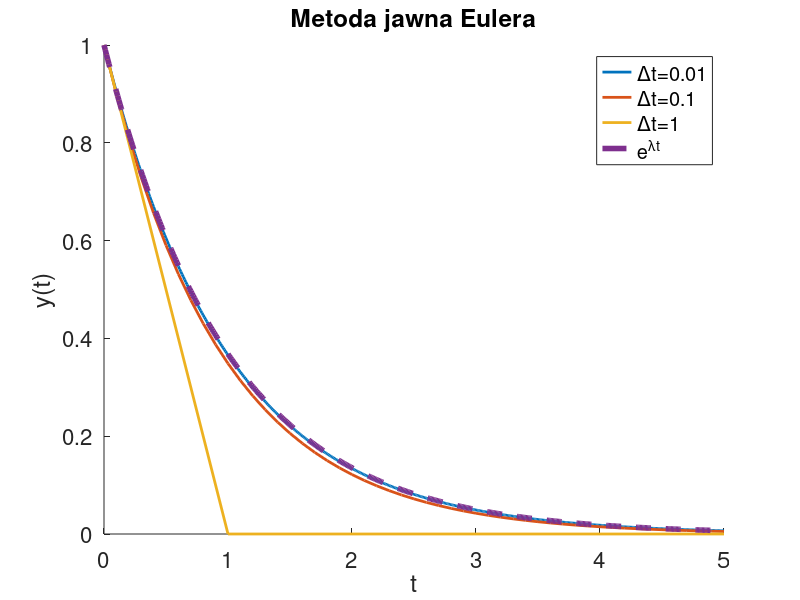
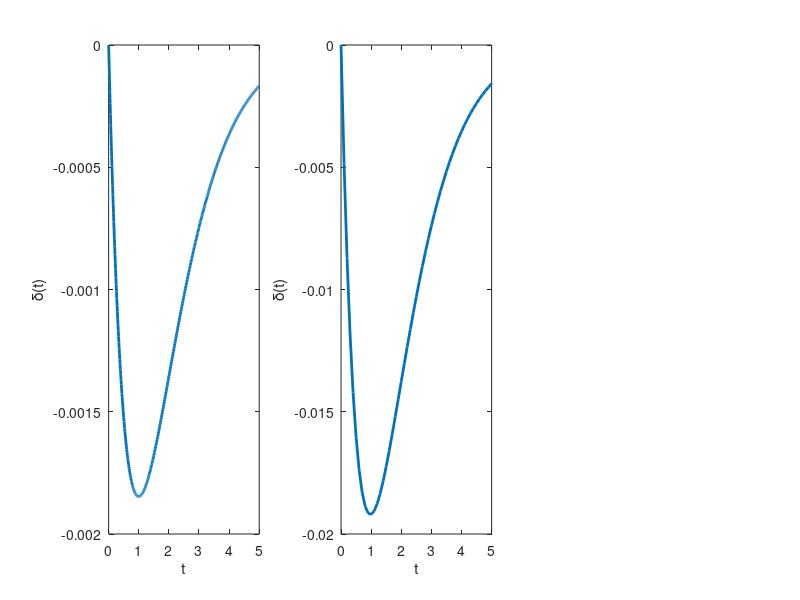

Write the MATLAB code that produced these figures, in order. (Note: this script raises an error after producing the figures.)
clear; %czysci wszystkie zmienne w srodowisku itp
clc; %czysci konsole
clf; %clear figure
close all; %zamyka wszystkie podokna

tmin = 0;
tmax = 5;
dt1 = 0.01;
dt2 = 0.1;
dt3 = 1;
n1 = ((tmax - tmin) / dt1) + 1;
n2 = ((tmax - tmin) / dt2) + 1;
n3 = ((tmax - tmin) / dt3) + 1;

t = linspace(0, 5, n1);
t2 = linspace(0, 5, n2);
t3 = linspace(0, 5, n3);

y = zeros(1, n1); y(1) = 1;
y2 = zeros(1, n2); y2(1) = 1;
y3 = zeros(1, n3); y3(1) = 1;

lambda = -1;
f = @(y, i)(lambda * y(i));

for i = 2 : n1
    y(i) = y(i-1) + dt1 * f(y, i-1);
end
for i = 2 : n2
    y2(i) = y2(i-1) + dt2 * f(y2, i-1);
end
for i = 2 : n3
    y3(i) = y3(i-1) + dt3 * f(y3, i-1);
end

figure;
title('Metoda jawna Eulera', 'FontSize', 16);
hold on;
plot(t, y, '-', 'LineWidth', 2);
plot(t2, y2, '-', 'LineWidth', 2);
plot(t3, y3, '-', 'LineWidth', 2);
plot(t, exp(lambda * t), '--', 'LineWidth', 4);
xlabel('t');
ylabel('y(t)');
legend('\Deltat=0.01', '\Deltat=0.1', '\Deltat=1', 'e^\lambda^t', 'FontSize',16);
set(gca,'FontSize',16);
hold off;

figure;
subplot(1, 3, 1);
plot(t, y - exp(lambda * t), '-', 'LineWidth', 2);
xlabel('t');
ylabel('\delta(t)');
subplot(1, 3, 2);
plot(t2, y2 - exp(lambda * t2), '-', 'LineWidth', 2);
xlabel('t');
ylabel('\delta(t)');
sgtitle('Blad globalny \delta(t) = y_{num}(t) - y_{dok}(t)', 'FontSize', 16);
subplot(1, 3, 3);
plot(t3, y3 - exp(lambda * t3), '-', 'LineWidth', 2);
xlabel('t');
ylabel('\delta(t)');

T1 = table(t', y', (y - exp(lambda*t))');
T2 = table(t2', y2', (y2 - exp(lambda*t2))');
T3 = table(t3', y3', (y3 - exp(lambda*t3))');
writetable(T1, 'eulerd1.txt', 'Delimiter',' ', 'WriteVariableNames', false);
writetable(T1, 'eulerd2.txt', 'Delimiter',' ', 'WriteVariableNames', false);
writetable(T1, 'eulerd3.txt', 'Delimiter',' ', 'WriteVariableNames', false);

% RK2

k1 = @(y, i)(f(y, i));
k2 = @(y, i, dt)(lambda*(y(i) + dt*k1(y, i)));

for i = 2 : n1
    y(i) = y(i-1) + dt1/2 * (k1(y, i-1) + k2(y, i-1, dt1));
end
for i = 2 : n2
    y2(i) = y2(i-1) + dt2/2 * (k1(y2, i-1) + k2(y2, i-1, dt2));
end
for i = 2 : n3
    y3(i) = y3(i-1) + dt3/2 * (k1(y3, i-1) + k2(y3, i-1, dt3));
end

figure;
title('Metoda RK2', 'FontSize', 16);
hold on;
plot(t, y, '-', 'LineWidth', 2);
plot(t2, y2, '-', 'LineWidth', 2);
plot(t3, y3, '-', 'LineWidth', 2);
plot(t, exp(lambda * t), '--', 'LineWidth', 4);
xlabel('t');
ylabel('y(t)');
legend('\Deltat=0.01', '\Deltat=0.1', '\Deltat=1', 'e^\lambda^t', 'FontSize',16);
set(gca,'FontSize',16);
hold off;

figure;
sgtitle('RK2 - Blad globalny \delta(t) = y_{num}(t) - y_{dok}(t)', 'FontSize', 16);
subplot(1, 2, 1);
hold on;
plot(t, y - exp(lambda * t), '-', 'LineWidth', 2);
xlabel('t');
ylabel('\delta(t)');
plot(t2, y2 - exp(lambda * t2), '-', 'LineWidth', 2);
xlabel('t');
ylabel('\delta(t)');
hold off;
subplot(1, 2, 2);
plot(t3, y3 - exp(lambda * t3), '-', 'LineWidth', 2);
xlabel('t');
ylabel('\delta(t)');

T1 = table(t', y', (y - exp(lambda*t))');
T2 = table(t2', y2', (y2 - exp(lambda*t2))');
T3 = table(t3', y3', (y3 - exp(lambda*t3))');
writetable(T1, 'rk2d1.txt', 'Delimiter',' ', 'WriteVariableNames', false);
writetable(T2, 'rk2d2.txt', 'Delimiter',' ', 'WriteVariableNames', false);
writetable(T3, 'rk2d3.txt', 'Delimiter',' ', 'WriteVariableNames', false);

% RK4

k1 = @(y, i)(f(y, i));
k2 = @(y, i, dt)(lambda*(y(i) + dt/2*k1(y, i)));
k3 = @(y, i, dt)(lambda*(y(i) + dt/2*k2(y, i, dt)));
k4 = @(y, i, dt)(lambda*(y(i) + dt*k3(y, i, dt)));

for i = 2 : n1
    y(i) = y(i-1) + dt1/6 * (k1(y, i-1) + 2*k2(y, i-1, dt1) + 2*k3(y, i-1, dt1) + k4(y, i-1, dt1));
end
for i = 2 : n2
    y2(i) = y2(i-1) + dt2/6 * (k1(y2, i-1) + 2*k2(y2, i-1, dt2) + 2*k3(y2, i-1, dt2) + k4(y2, i-1, dt2));
end
for i = 2 : n3
    y3(i) = y3(i-1) + dt3/6 * (k1(y3, i-1) + 2*k2(y3, i-1, dt3) + 2*k3(y3, i-1, dt3) + k4(y3, i-1, dt3));
end

figure;
title('Metoda RK4', 'FontSize', 16);
hold on;
plot(t, y, '-', 'LineWidth', 2);
plot(t2, y2, '-', 'LineWidth', 2);
plot(t3, y3, '-', 'LineWidth', 2);
plot(t, exp(lambda * t), '--', 'LineWidth', 4);
xlabel('t');
ylabel('y(t)');
legend('\Deltat=0.01', '\Deltat=0.1', '\Deltat=1', 'e^\lambda^t', 'FontSize',16);
set(gca,'FontSize',16);
hold off;

figure;
sgtitle('RK4 - Blad globalny \delta(t) = y_{num}(t) - y_{dok}(t)', 'FontSize', 16);
subplot(1, 2, 1);
hold on;
plot(t, y - exp(lambda * t), '-', 'LineWidth', 2);
xlabel('t');
ylabel('\delta(t)');
plot(t2, y2 - exp(lambda * t2), '-', 'LineWidth', 2);
xlabel('t');
ylabel('\delta(t)');
hold off;
subplot(1, 2, 2);
plot(t3, y3 - exp(lambda * t3), '-', 'LineWidth', 2);
xlabel('t');
ylabel('\delta(t)');

T1 = table(t', y', (y - exp(lambda*t))');
T2 = table(t2', y2', (y2 - exp(lambda*t2))');
T3 = table(t3', y3', (y3 - exp(lambda*t3))');
writetable(T1, 'rk4d1.txt', 'Delimiter',' ', 'WriteVariableNames', false);
writetable(T2, 'rk4d2.txt', 'Delimiter',' ', 'WriteVariableNames', false);
writetable(T3, 'rk4d3.txt', 'Delimiter',' ', 'WriteVariableNames', false);
